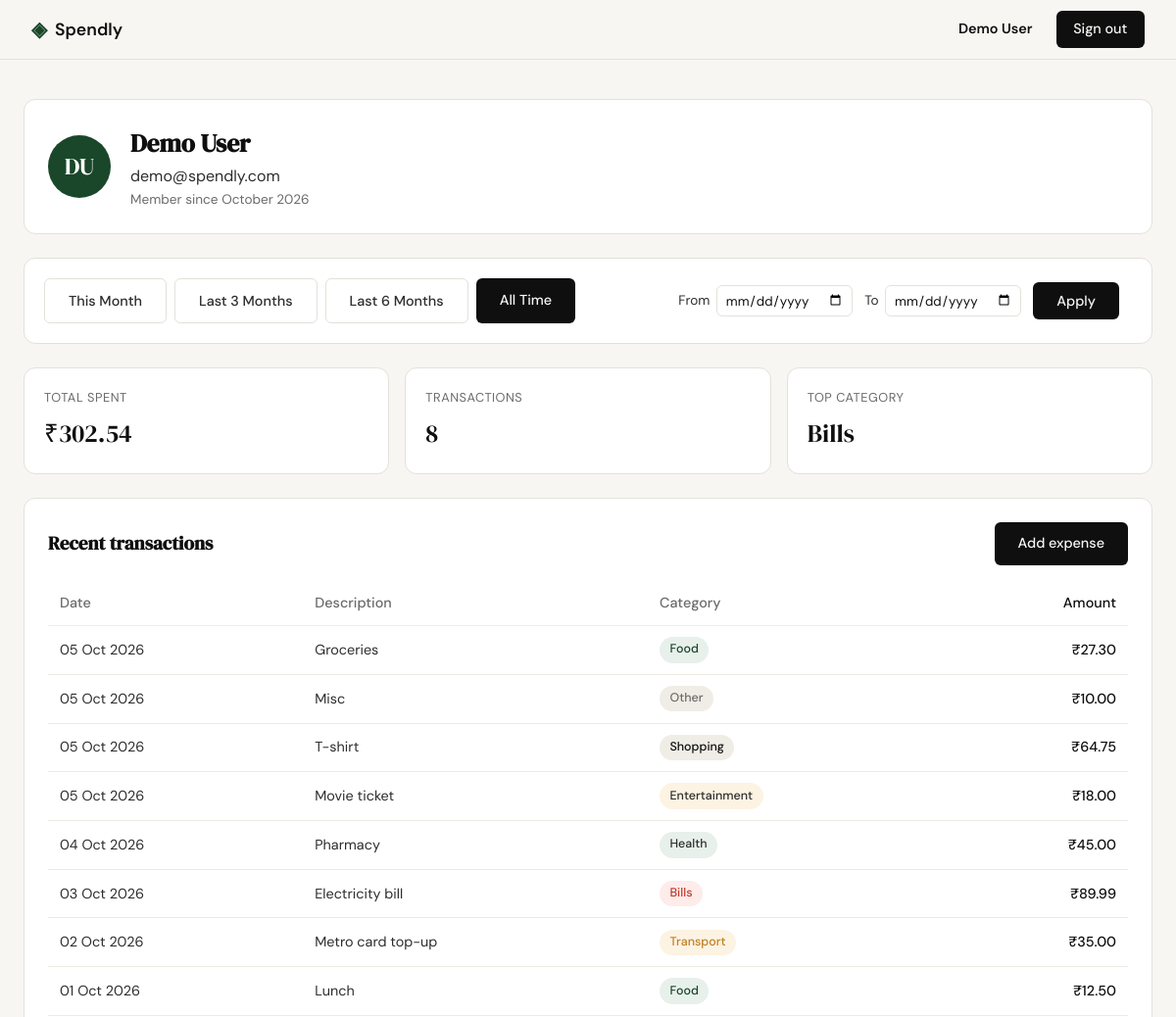
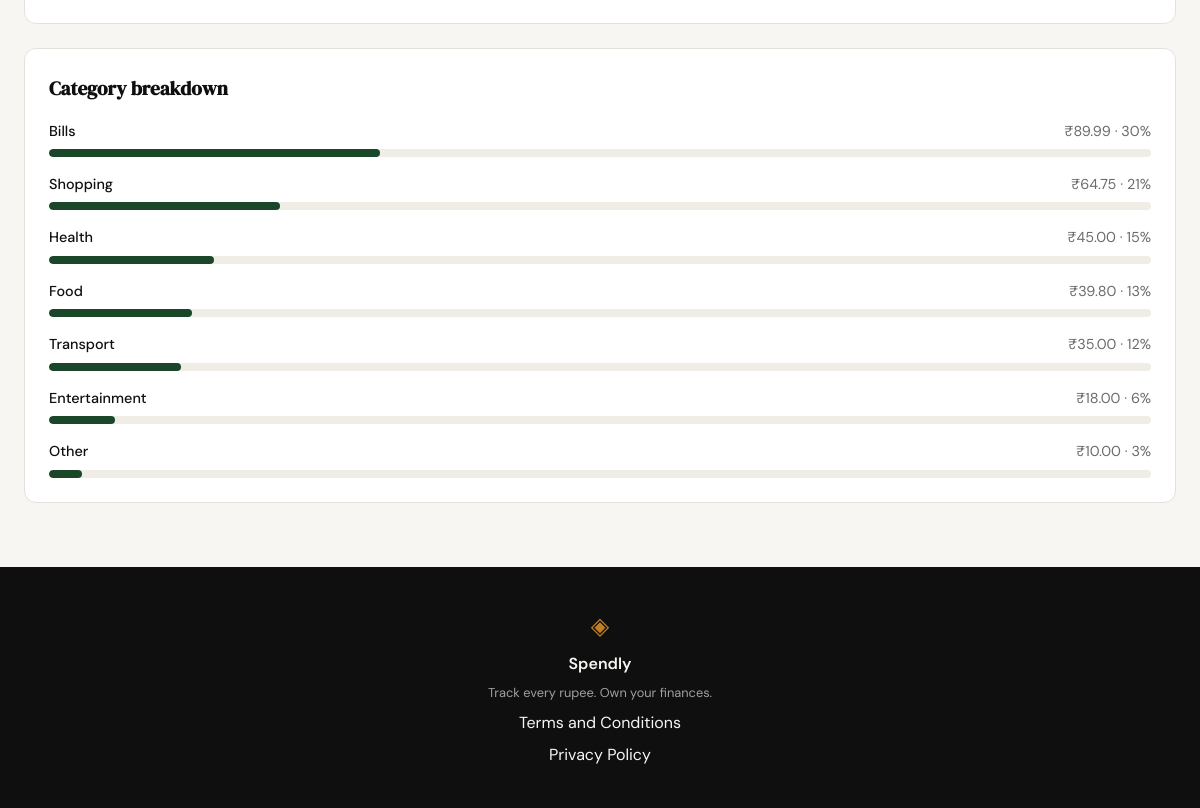
Screenshot of /profile (signed in) with the database file from the repository (2 pictures, top to bottom).
### tables this page shows
CREATE TABLE users (
                id INTEGER PRIMARY KEY AUTOINCREMENT,
                name TEXT NOT NULL,
                email TEXT NOT NULL UNIQUE,
                password_hash TEXT NOT NULL,
                created_at TEXT DEFAULT (datetime('now'))
            );

CREATE TABLE expenses (
                id INTEGER PRIMARY KEY AUTOINCREMENT,
                user_id INTEGER NOT NULL,
                amount REAL NOT NULL,
                category TEXT NOT NULL,
                date TEXT NOT NULL,
                description TEXT,
                created_at TEXT DEFAULT (datetime('now')),
                FOREIGN KEY (user_id) REFERENCES users(id)
            );

### app.py (the view)
@app.route("/profile")
def profile():
    user_id = session.get("user_id")
    if not user_id:
        return redirect(url_for("login"))
    user = queries.get_user_by_id(user_id)
    if user is None:
        session.clear()
        return redirect(url_for("login"))
    date_from, date_to, error = _resolve_date_filter(request.args)
    if error:
        flash(error, "error")
    presets = _build_presets(_today())
    return render_template(
        "profile.html",
        user=_build_user_ctx(user),
        stats=_build_stats_ctx(user_id, date_from, date_to),
        transactions=_build_transactions_ctx(user_id, date_from, date_to),
        categories=_build_categories_ctx(user_id, date_from, date_to),
        presets=presets,
        active_filter=_active_filter(date_from, date_to, presets),
        date_from=date_from,
        date_to=date_to,
    )

### app.py (called while the page is built)
@app.context_processor
def inject_current_user():
    user_id = session.get("user_id")
    return {"current_user": get_user_by_id(user_id) if user_id else None}

def _fmt_money(amount):
    return f"₹{amount:,.2f}"

def _build_user_ctx(user):
    parts = user["name"].split()
    initials = "".join(p[0] for p in parts[:2]).upper() or "?"
    return {**user, "initials": initials}

def _today():
    return datetime.now(ZoneInfo("Asia/Kolkata")).date()

def _months_back(d, n):
    index = d.year * 12 + (d.month - 1) - n
    year, month_zero = divmod(index, 12)
    day = min(d.day, calendar.monthrange(year, month_zero + 1)[1])
    return date(year, month_zero + 1, day)

def _build_presets(today):
    end = today.isoformat()
    return [
        {"key": "this_month", "label": "This Month",
         "params": {"date_from": today.replace(day=1).isoformat(), "date_to": end}},
        {"key": "last_3", "label": "Last 3 Months",
         "params": {"date_from": _months_back(today, 3).isoformat(), "date_to": end}},
        {"key": "last_6", "label": "Last 6 Months",
         "params": {"date_from": _months_back(today, 6).isoformat(), "date_to": end}},
        {"key": "all", "label": "All Time", "params": {}},
    ]

def _parse_date_param(raw):
    try:
        return datetime.strptime((raw or "").strip(), "%Y-%m-%d").date().isoformat()
    except ValueError:
        return None

def _resolve_date_filter(args):
    date_from = _parse_date_param(args.get("date_from"))
    date_to = _parse_date_param(args.get("date_to"))
    if not date_from or not date_to:
        return None, None, None
    if date_from > date_to:
        return None, None, "Start date must be before end date."
    return date_from, date_to, None

def _active_filter(date_from, date_to, presets):
    if not (date_from and date_to):
        return "all"
    for preset in presets:
        if preset["params"] == {"date_from": date_from, "date_to": date_to}:
            return preset["key"]
    return "custom"

def _build_transactions_ctx(user_id, date_from=None, date_to=None):
    return [
        {
            "date": datetime.strptime(row["date"], "%Y-%m-%d").strftime("%d %b %Y"),
            "description": row["description"],
            "category": row["category"].lower(),
            "category_label": row["category"],
            "amount": _fmt_money(row["amount"]),
        }
        for row in queries.get_recent_transactions(
            user_id, date_from=date_from, date_to=date_to
        )
    ]

### templates/profile.html (shortened to what this page needs)
{% extends "base.html" %}
{% block head %}
<link rel="stylesheet" href="{{ url_for('static', filename='css/profile.css') }}">
{% endblock %}
{% block content %}
<section class="profile-section">
    <div class="profile-inner">
        <div class="profile-card">
            <div class="avatar">{{ user.initials }}</div>
            <div class="profile-info">
                <h1 class="profile-name">{{ user.name }}</h1>
                <p class="profile-email">{{ user.email }}</p>
                <p class="profile-since">Member since {{ user.member_since }}</p>
            </div>
        </div>
        <div class="filter-bar">
            <nav class="filter-presets" aria-label="Date range presets">
                {% for p in presets %}
                <a href="{{ url_for('profile', **p.params) }}"
                   class="btn {{ 'btn-primary' if p.key == active_filter else 'btn-ghost' }}"
                   {% if p.key == active_filter %}aria-current="true"{% endif %}>{{ p.label }}</a>
                {% endfor %}
            </nav>
            <form class="filter-custom{% if active_filter == 'custom' %} is-active{% endif %}"
                  method="get" action="{{ url_for('profile') }}">
                <label class="filter-field">From
                    <input type="date" name="date_from" value="{{ date_from or '' }}" required>
                </label>
                <label class="filter-field">To
                    <input type="date" name="date_to" value="{{ date_to or '' }}" required>
                </label>
                <button type="submit" class="btn btn-primary">Apply</button>
            </form>
        </div>
        <div class="profile-stats">
            <div class="profile-stat">
                <span class="profile-stat-label">Total spent</span>
                <span class="profile-stat-value">{{ stats.total_spent }}</span>
            </div>
            <div class="profile-stat">
                <span class="profile-stat-label">Transactions</span>
                <span class="profile-stat-value">{{ stats.txn_count }}</span>
            </div>
            <div class="profile-stat">
                <span class="profile-stat-label">Top category</span>
                <span class="profile-stat-value">{{ stats.top_category }}</span>
            </div>
        </div>
        <div class="profile-panel">
            <div class="profile-panel-header">
                <h2 class="profile-panel-title">Recent transactions</h2>
                <a href="{{ url_for('add_expense') }}" class="btn btn-primary">Add expense</a>
            </div>
            {% if transactions %}
            <div class="txn-table-wrap">
                <table class="txn-table">
                    <thead>
                        <tr>
                            <th>Date</th>
                            <th>Description</th>
                            <th>Category</th>
                            <th class="txn-amount">Amount</th>
                        </tr>
                    </thead>
                    <tbody>
                        {% for t in transactions %}
                        <tr>
                            <td>{{ t.date }}</td>
                            <td>{{ t.description }}</td>
                            <td><span class="badge badge-{{ t.category }}">{{ t.category_label }}</span></td>
                            <td class="txn-amount">{{ t.amount }}</td>
                        </tr>
                        {% endfor %}
                    </tbody>
                </table>
            </div>
            {% else %}
            <p class="empty-state">No transactions in this period.</p>
            {% endif %}
        </div>
        <div class="profile-panel">
            <h2 class="profile-panel-title">Category breakdown</h2>
            {% if categories %}
            <ul class="cat-list">
                {% for c in categories %}
                <li class="cat-row">
                    <div class="cat-row-head">
                        <span class="cat-name">{{ c.name }}</span>
                        <span class="cat-amount">{{ c.amount }} · {{ c.percent }}%</span>
                    </div>
                    <div class="cat-bar-track">
                        <div class="cat-bar pct-{{ c.percent }}"></div>
                    </div>
                </li>
                {% endfor %}
            </ul>
            {% else %}
            <p class="empty-state">No spending in this period.</p>
            {% endif %}
        </div>
    </div>
</section>
{% endblock %}

### templates/base.html (shortened to what this page needs)
<!DOCTYPE html>
<html lang="en">
<head>
    <link rel="stylesheet" href="{{ url_for('static', filename='css/style.css') }}">
    {% block head %}{% endblock %}
</head>
<body>
    <nav class="navbar">
        <div class="nav-inner">
            <a href="{{ url_for('landing') }}" class="nav-brand">
                <span class="brand-icon">◈</span>
                <span class="brand-name">Spendly</span>
            </a>
            <div class="nav-links">
                {% if session.get('user_id') %}
                {% if current_user %}
                <a href="{{ url_for('profile') }}" class="nav-user">{{ current_user['name'] }}</a>
                {% endif %}
                <a href="{{ url_for('logout') }}" class="nav-cta">Sign out</a>
                {% else %}
                <a href="{{ url_for('login') }}">Sign in</a>
                <a href="{{ url_for('register') }}" class="nav-cta">Get started</a>
                {% endif %}
            </div>
        </div>
    </nav>
    <main class="main-content">
        {% block content %}{% endblock %}
    </main>
    <footer class="footer">
        <div class="footer-inner">
            <span class="brand-icon">◈</span>
            <span class="footer-name">Spendly</span>
            <p class="footer-copy">Track every rupee. Own your finances.</p>
            <a href="{{ url_for('terms') }}">Terms and Conditions</a>
            <a href="{{ url_for('privacy') }}">Privacy Policy</a>
        </div>
    </footer>
</body>
</html>

### static/css/style.css (style rules this page uses)
:root { --ink: #0f0f0f; --ink-soft: #2d2d2d; --ink-muted: #6b6b6b; --ink-faint: #a0a0a0; --paper: #f7f6f3; --paper-warm: #f0ede6; --paper-card: #ffffff; --accent: #1a472a; --accent-light: #e8f0eb; --accent-2: #c17f24; --accent-2-light: #fdf3e3; --danger: #c0392b; --danger-light: #fdecea; --border: #e4e1da; --border-soft: #eeebe4; --font-display: 'DM Serif Display', Georgia, serif; --font-body: 'DM Sans', system-ui, sans-serif; --max-width: 1200px; --auth-width: 440px; --radius-sm: 6px; --radius-md: 12px; --radius-lg: 20px; }
*, *::before, *::after { box-sizing: border-box; margin: 0; padding: 0; }
html { font-size: 16px; scroll-behavior: smooth; }
body { background: var(--paper); color: var(--ink); font-family: var(--font-body); font-size: 1rem; line-height: 1.6; -webkit-font-smoothing: antialiased; }
a { color: inherit; text-decoration: none; }
.navbar { position: sticky; top: 0; z-index: 100; background: var(--paper); border-bottom: 1px solid var(--border); padding: 0 2rem; }
.nav-inner { max-width: var(--max-width); margin: 0 auto; height: 60px; display: flex; align-items: center; justify-content: space-between; }
.nav-brand { display: flex; align-items: center; gap: 0.5rem; font-family: var(--font-body); font-weight: 600; font-size: 1.1rem; color: var(--ink); }
.brand-icon { color: var(--accent); font-size: 1.3rem; }
.brand-name { color: var(--ink); }
.nav-links { display: flex; align-items: center; gap: 1.5rem; font-size: 0.9rem; font-weight: 500; }
.nav-links a { color: var(--ink-muted); transition: color 0.2s; }
.nav-cta { background: var(--ink) !important; color: var(--paper) !important; padding: 0.45rem 1.1rem; border-radius: var(--radius-sm); transition: background 0.2s !important; }
.nav-user { color: var(--ink) !important; font-weight: 600; }
.main-content { min-height: calc(100vh - 60px - 100px); }
.btn-primary { display: inline-block; background: var(--ink); color: var(--paper); padding: 0.65rem 1.5rem; border-radius: var(--radius-sm); font-family: var(--font-body); font-size: 0.9rem; font-weight: 500; cursor: pointer; border: none; transition: background 0.2s; text-decoration: none; }
.btn-ghost { display: inline-block; background: transparent; color: var(--ink-soft); padding: 0.65rem 1.5rem; border-radius: var(--radius-sm); font-size: 0.9rem; font-weight: 500; border: 1px solid var(--border); transition: all 0.2s; text-decoration: none; }
.footer { background: var(--ink); color: var(--paper); padding: 2.5rem 2rem; text-align: center; }
.footer-inner { display: flex; flex-direction: column; align-items: center; gap: 0.4rem; }
.footer .brand-icon { color: var(--accent-2); font-size: 1.5rem; }
.footer-name { font-weight: 600; font-size: 1rem; }
.footer-copy { font-size: 0.8rem; color: var(--ink-faint); }

### rows the page displays
users: name "Demo User", email "demo@spendly.com"
expenses: top_category "Bills", date "03 Oct 2026", description "Electricity bill", category_label "Bills", amount "₹89.99"
expenses: date "05 Oct 2026", description "Groceries", category_label "Food", amount "₹27.30"
expenses: date "05 Oct 2026", description "Misc", category_label "Other", amount "₹10.00"
expenses: date "05 Oct 2026", description "T-shirt", category_label "Shopping", amount "₹64.75"
expenses: date "05 Oct 2026", description "Movie ticket", category_label "Entertainment", amount "₹18.00"
expenses: date "04 Oct 2026", description "Pharmacy", category_label "Health", amount "₹45.00"
expenses: date "02 Oct 2026", description "Metro card top-up", category_label "Transport", amount "₹35.00"
expenses: date "01 Oct 2026", description "Lunch", category_label "Food", amount "₹12.50"

### other values shown
{{ user.initials }} "DU"
{{ user.member_since }} "October 2026"
{{ p.label }} "This Month" "Last 3 Months" "Last 6 Months" "All Time"
{{ stats.total_spent }} "₹302.54"
{{ stats.txn_count }} "8"
{{ c.name }} "Bills" "Shopping" "Health" "Food" "Transport" "Entertainment" "Other"
{{ c.amount }} "₹89.99" "₹64.75" "₹45.00" "₹39.80" "₹35.00" "₹18.00" "₹10.00"
{{ c.percent }} "30" "21" "15" "13" "12" "6" "3"
